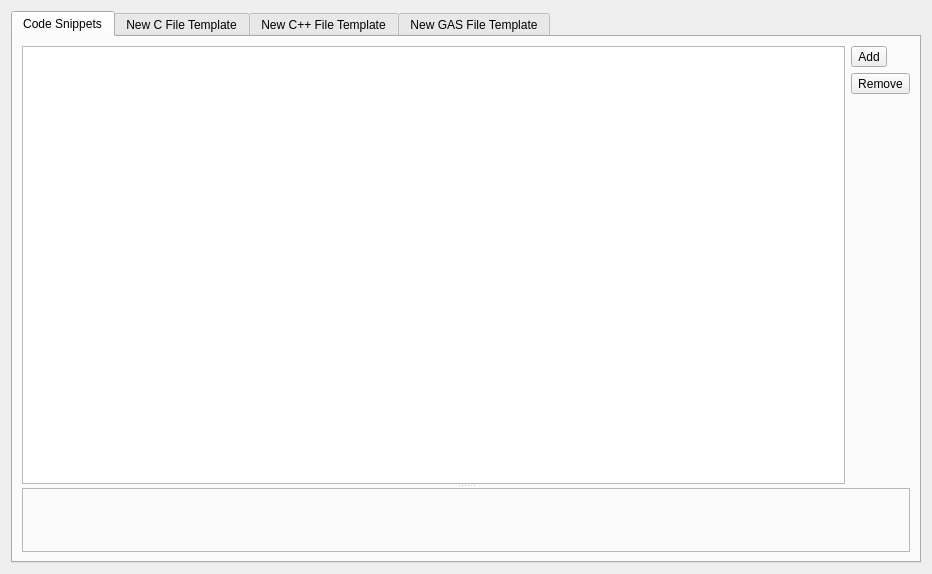
<?xml version="1.0" encoding="UTF-8"?>
<ui version="4.0">
 <class>EditorSnippetWidget</class>
 <widget class="QWidget" name="EditorSnippetWidget">
  <property name="geometry">
   <rect>
    <x>0</x>
    <y>0</y>
    <width>932</width>
    <height>574</height>
   </rect>
  </property>
  <property name="windowTitle">
   <string>Form</string>
  </property>
  <layout class="QHBoxLayout" name="horizontalLayout">
   <item>
    <widget class="QTabWidget" name="tabWidget">
     <property name="currentIndex">
      <number>0</number>
     </property>
     <widget class="QWidget" name="tabSnippet">
      <attribute name="title">
       <string>Code Snippets</string>
      </attribute>
      <layout class="QHBoxLayout" name="horizontalLayout_3">
       <item>
        <widget class="QSplitter" name="splitter">
         <property name="orientation">
          <enum>Qt::Vertical</enum>
         </property>
         <widget class="QWidget" name="widget" native="true">
          <layout class="QHBoxLayout" name="horizontalLayout_2">
           <property name="leftMargin">
            <number>0</number>
           </property>
           <property name="topMargin">
            <number>0</number>
           </property>
           <property name="rightMargin">
            <number>0</number>
           </property>
           <property name="bottomMargin">
            <number>0</number>
           </property>
           <item>
            <widget class="QTableView" name="tblSnippets">
             <property name="alternatingRowColors">
              <bool>true</bool>
             </property>
             <property name="selectionMode">
              <enum>QAbstractItemView::SingleSelection</enum>
             </property>
             <property name="selectionBehavior">
              <enum>QAbstractItemView::SelectRows</enum>
             </property>
             <property name="textElideMode">
              <enum>Qt::ElideNone</enum>
             </property>
             <attribute name="horizontalHeaderStretchLastSection">
              <bool>true</bool>
             </attribute>
            </widget>
           </item>
           <item>
            <widget class="QWidget" name="widget_2" native="true">
             <layout class="QVBoxLayout" name="verticalLayout">
              <property name="leftMargin">
               <number>0</number>
              </property>
              <property name="topMargin">
               <number>0</number>
              </property>
              <property name="rightMargin">
               <number>0</number>
              </property>
              <property name="bottomMargin">
               <number>0</number>
              </property>
              <item>
               <widget class="QToolButton" name="btnAdd">
                <property name="text">
                 <string>Add</string>
                </property>
               </widget>
              </item>
              <item>
               <widget class="QToolButton" name="btnRemove">
                <property name="text">
                 <string>Remove</string>
                </property>
               </widget>
              </item>
              <item>
               <spacer name="verticalSpacer">
                <property name="orientation">
                 <enum>Qt::Vertical</enum>
                </property>
                <property name="sizeHint" stdset="0">
                 <size>
                  <width>20</width>
                  <height>159</height>
                 </size>
                </property>
               </spacer>
              </item>
             </layout>
            </widget>
           </item>
          </layout>
         </widget>
         <widget class="Editor" name="editCode">
          <property name="frameShape">
           <enum>QFrame::StyledPanel</enum>
          </property>
          <property name="frameShadow">
           <enum>QFrame::Raised</enum>
          </property>
         </widget>
        </widget>
       </item>
      </layout>
     </widget>
     <widget class="QWidget" name="tab">
      <attribute name="title">
       <string>New C File Template</string>
      </attribute>
      <layout class="QHBoxLayout" name="horizontalLayout_4">
       <item>
        <widget class="Editor" name="editCFileTemplate">
         <property name="frameShape">
          <enum>QFrame::StyledPanel</enum>
         </property>
         <property name="frameShadow">
          <enum>QFrame::Raised</enum>
         </property>
        </widget>
       </item>
      </layout>
     </widget>
     <widget class="QWidget" name="tabFileTemplate">
      <attribute name="title">
       <string>New C++ File Template</string>
      </attribute>
      <layout class="QHBoxLayout" name="horizontalLayout_5">
       <item>
        <widget class="Editor" name="editCppFileTemplate">
         <property name="frameShape">
          <enum>QFrame::StyledPanel</enum>
         </property>
         <property name="frameShadow">
          <enum>QFrame::Raised</enum>
         </property>
        </widget>
       </item>
      </layout>
     </widget>
     <widget class="QWidget" name="tab_2">
      <attribute name="title">
       <string>New GAS File Template</string>
      </attribute>
      <layout class="QHBoxLayout" name="horizontalLayout_6">
       <item>
        <widget class="Editor" name="editGASFileTemplate">
         <property name="frameShape">
          <enum>QFrame::StyledPanel</enum>
         </property>
         <property name="frameShadow">
          <enum>QFrame::Raised</enum>
         </property>
        </widget>
       </item>
      </layout>
     </widget>
    </widget>
   </item>
  </layout>
 </widget>
 <customwidgets>
  <customwidget>
   <class>Editor</class>
   <extends>QFrame</extends>
   <header>src/editor.h</header>
   <container>1</container>
  </customwidget>
 </customwidgets>
 <tabstops>
  <tabstop>tabWidget</tabstop>
  <tabstop>tblSnippets</tabstop>
  <tabstop>btnAdd</tabstop>
  <tabstop>btnRemove</tabstop>
 </tabstops>
 <resources/>
 <connections/>
</ui>
